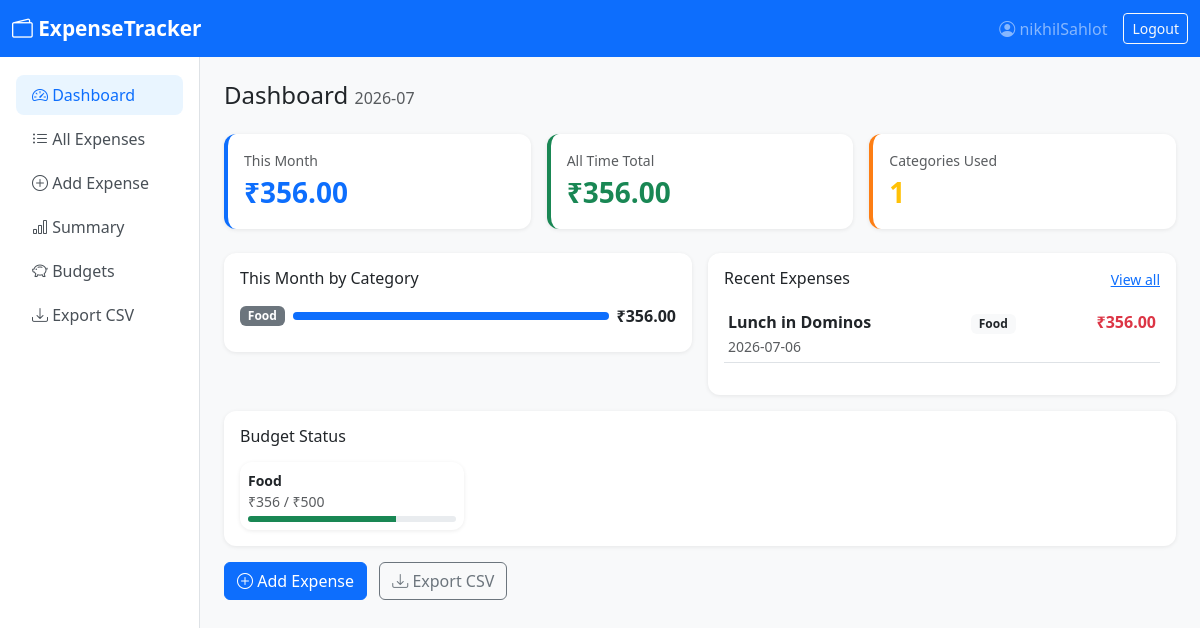
The app's page /dashboard (signed in) with its own data.
### tables this page shows
CREATE TABLE expenses (
            id INTEGER PRIMARY KEY AUTOINCREMENT,
            user_id INTEGER NOT NULL,
            title TEXT NOT NULL,
            amount REAL NOT NULL,
            category TEXT NOT NULL,
            date TEXT NOT NULL,
            notes TEXT,
            created_at TIMESTAMP DEFAULT CURRENT_TIMESTAMP,
            FOREIGN KEY (user_id) REFERENCES users(id)
        );

CREATE TABLE budgets (
            id INTEGER PRIMARY KEY AUTOINCREMENT,
            user_id INTEGER NOT NULL,
            category TEXT NOT NULL,
            monthly_limit REAL NOT NULL,
            month TEXT NOT NULL,
            UNIQUE(user_id, category, month)
        );

### app.py (the view)
@app.route('/dashboard')
@login_required
def dashboard():
    conn = get_db()
    uid = session['user_id']
    current_month = date.today().strftime('%Y-%m')
    monthly = conn.execute('''
        SELECT category, SUM(amount) as total
        FROM expenses WHERE user_id=? AND strftime('%Y-%m', date)=?
        GROUP BY category ORDER BY total DESC
    ''', (uid, current_month)).fetchall()
    recent = conn.execute('''
        SELECT * FROM expenses WHERE user_id=?
        ORDER BY date DESC, created_at DESC LIMIT 5
    ''', (uid,)).fetchall()
    total_month = conn.execute('''
        SELECT COALESCE(SUM(amount), 0) as total
        FROM expenses WHERE user_id=? AND strftime('%Y-%m', date)=?
    ''', (uid, current_month)).fetchone()['total']
    total_all = conn.execute(
        'SELECT COALESCE(SUM(amount), 0) as total FROM expenses WHERE user_id=?', (uid,)
    ).fetchone()['total']
    budgets = conn.execute(
        'SELECT * FROM budgets WHERE user_id=? AND month=?', (uid, current_month)
    ).fetchall()
    budget_map = {b['category']: b['monthly_limit'] for b in budgets}
    conn.close()
    return render_template('dashboard.html',
                           monthly=monthly, recent=recent,
                           total_month=total_month, total_all=total_all,
                           budget_map=budget_map, current_month=current_month,
                           categories=CATEGORIES)

### app.py (called while the page is built)
def get_db():
    conn = sqlite3.connect(DATABASE)
    conn.row_factory = sqlite3.Row
    return conn

def login_required(f):
    @wraps(f)
    def decorated(*args, **kwargs):
        if 'user_id' not in session:
            return redirect(url_for('login'))
        return f(*args, **kwargs)
    return decorated

### templates/dashboard.html (shortened to what this page needs)
{% extends 'base.html' %}
{% block content %}
<h4 class="mb-4">Dashboard <small class="text-muted fs-6">{{ current_month }}</small></h4>
<div class="row g-3 mb-4">
  <div class="col-md-4">
    <div class="card stat-card p-3">
      <div class="text-muted small">This Month</div>
      <div class="fs-3 fw-bold text-primary">₹{{ "%.2f"|format(total_month) }}</div>
    </div>
  </div>
  <div class="col-md-4">
    <div class="card p-3" style="border-left:4px solid #198754">
      <div class="text-muted small">All Time Total</div>
      <div class="fs-3 fw-bold text-success">₹{{ "%.2f"|format(total_all) }}</div>
    </div>
  </div>
  <div class="col-md-4">
    <div class="card p-3" style="border-left:4px solid #fd7e14">
      <div class="text-muted small">Categories Used</div>
      <div class="fs-3 fw-bold text-warning">{{ monthly|length }}</div>
    </div>
  </div>
</div>
<div class="row g-3">
  <div class="col-md-6">
    <div class="card p-3">
      <h6 class="mb-3">This Month by Category</h6>
      {% if monthly %}
        {% for row in monthly %}
        <div class="d-flex justify-content-between align-items-center mb-2">
          <span class="badge bg-secondary category-badge">{{ row['category'] }}</span>
          <div class="flex-grow-1 mx-2">
            {% set pct = (row['total'] / total_month * 100) if total_month > 0 else 0 %}
            <div class="progress" style="height:8px">
              <div class="progress-bar" style="width:{{ pct }}%"></div>
            </div>
          </div>
          <span class="fw-semibold">₹{{ "%.2f"|format(row['total']) }}</span>
        </div>
        {% endfor %}
      {% else %}
        <p class="text-muted">No expenses this month. <a href="/add">Add one!</a></p>
      {% endif %}
    </div>
  </div>
  <div class="col-md-6">
    <div class="card p-3">
      <div class="d-flex justify-content-between mb-3">
        <h6 class="mb-0">Recent Expenses</h6>
        <a href="/expenses" class="small">View all</a>
      </div>
      {% if recent %}
      <table class="table table-sm table-hover">
        <tbody>
          {% for e in recent %}
          <tr>
            <td>
              <div class="fw-semibold">{{ e['title'] }}</div>
              <small class="text-muted">{{ e['date'] }}</small>
            </td>
            <td><span class="badge bg-light text-dark">{{ e['category'] }}</span></td>
            <td class="text-end fw-bold text-danger">₹{{ "%.2f"|format(e['amount']) }}</td>
          </tr>
          {% endfor %}
        </tbody>
      </table>
      {% else %}
        <p class="text-muted">No expenses yet.</p>
      {% endif %}
    </div>
  </div>
  {% if budget_map %}
  <div class="col-12">
    <div class="card p-3">
      <h6 class="mb-3">Budget Status</h6>
      <div class="row g-2">
        {% for row in monthly %}
          {% if row['category'] in budget_map %}
          {% set limit = budget_map[row['category']] %}
          {% set pct = (row['total'] / limit * 100) %}
          <div class="col-md-3">
            <div class="card p-2 {% if pct >= 100 %}border-danger{% elif pct >= 80 %}border-warning{% else %}border-success{% endif %}">
              <div class="small fw-semibold">{{ row['category'] }}</div>
              <div class="small text-muted">₹{{ "%.0f"|format(row['total']) }} / ₹{{ "%.0f"|format(limit) }}</div>
              <div class="progress mt-1" style="height:6px">
                <div class="progress-bar {% if pct >= 100 %}bg-danger{% elif pct >= 80 %}bg-warning{% else %}bg-success{% endif %}"
                     style="width:{{ [pct, 100]|min }}%"></div>
              </div>
            </div>
          </div>
          {% endif %}
        {% endfor %}
      </div>
    </div>
  </div>
  {% endif %}
</div>
<div class="mt-3">
  <a href="/add" class="btn btn-primary"><i class="bi bi-plus-circle"></i> Add Expense</a>
  <a href="/export" class="btn btn-outline-secondary ms-2"><i class="bi bi-download"></i> Export CSV</a>
</div>
{% endblock %}

### templates/base.html (shortened to what this page needs)
<!DOCTYPE html>
<html lang="en">
<head>
  <link href="https://cdn.jsdelivr.net/npm/bootstrap@5.3.0/dist/css/bootstrap.min.css" rel="stylesheet">
  <link href="https://cdn.jsdelivr.net/npm/bootstrap-icons@1.11.0/font/bootstrap-icons.css" rel="stylesheet">
</head>
<body>
<nav class="navbar navbar-expand-lg navbar-dark bg-primary">
  <div class="container-fluid">
    <a class="navbar-brand" href="/"><i class="bi bi-wallet2"></i> ExpenseTracker</a>
    {% if session.username %}
    <span class="navbar-text text-white-50 ms-auto me-3">
      <i class="bi bi-person-circle"></i> {{ session.username }}
    </span>
    <a href="/logout" class="btn btn-outline-light btn-sm">Logout</a>
    {% endif %}
  </div>
</nav>
{% if session.username %}
<div class="container-fluid">
  <div class="row">
    <div class="col-md-2 sidebar py-3 px-3">
      <nav class="nav flex-column">
        <a class="nav-link {% if request.path == '/dashboard' %}active{% endif %}" href="/dashboard">
          <i class="bi bi-speedometer2"></i> Dashboard
        </a>
        <a class="nav-link {% if request.path == '/expenses' %}active{% endif %}" href="/expenses">
          <i class="bi bi-list-ul"></i> All Expenses
        </a>
        <a class="nav-link {% if request.path == '/add' %}active{% endif %}" href="/add">
          <i class="bi bi-plus-circle"></i> Add Expense
        </a>
        <a class="nav-link {% if request.path == '/summary' %}active{% endif %}" href="/summary">
          <i class="bi bi-bar-chart"></i> Summary
        </a>
        <a class="nav-link {% if request.path == '/budget' %}active{% endif %}" href="/budget">
          <i class="bi bi-piggy-bank"></i> Budgets
        </a>
        <a class="nav-link" href="/export">
          <i class="bi bi-download"></i> Export CSV
        </a>
      </nav>
    </div>
    <div class="col-md-10 py-4 px-4">
      {% block content %}{% endblock %}
    </div>
  </div>
</div>
{% endif %}
</body>
</html>

### templates/base.html (style rules this page uses)
body { background: #f8f9fa; }
.navbar-brand { font-weight: 700; font-size: 1.3rem; }
.sidebar { min-height: calc(100vh - 56px); background: #fff; border-right: 1px solid #dee2e6; }
.sidebar .nav-link { color: #495057; border-radius: 8px; margin: 2px 0; }
.sidebar .nav-link:hover, .sidebar .nav-link.active { background: #e9f5ff; color: #0d6efd; }
.card { border: none; box-shadow: 0 1px 4px rgba(0,0,0,.08); border-radius: 12px; }
.stat-card { border-left: 4px solid #0d6efd; }
.category-badge { font-size: .75rem; }

### records on screen
expenses: category "Food", {{ pct }} 100.0 (drawn), total "356.00", title "Lunch in Dominos", date "2026-07-06", amount "356.00"
budgets: monthly_limit "500"

### other values on screen
{{ session.username }} "nikhilSahlot"
{{ "%.2f"|format(total_month) }} "356.00"
{{ "%.2f"|format(total_all) }} "356.00"
{{ monthly|length }} "1"
{{ row['category'] }} "Food"
{{ "%.0f"|format(row['total']) }} "356"
